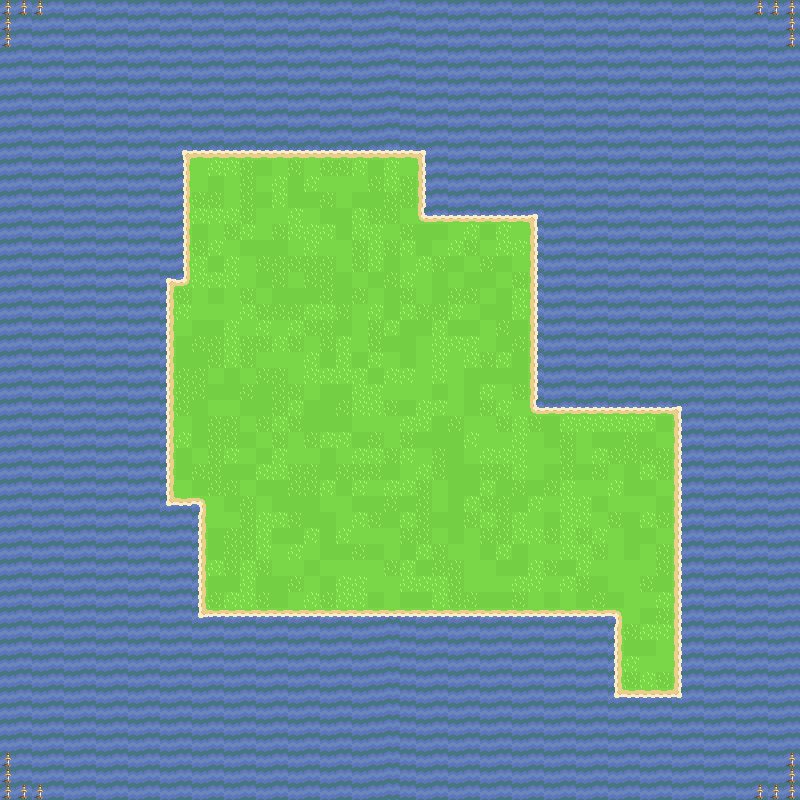

The image is a tile-based game level rendered from a .tmx file. Its description and source (layers, tilesets, objects; grid data summarised) follow:
An orthogonal 50x50 tile map with 16x16 px tiles, 2 tile layers (Tile Layer 1, Tile Layer 2).

<map version="1.2" tiledversion="1.2.4" orientation="orthogonal" renderorder="left-up" width="50" height="50" tilewidth="16" tileheight="16" infinite="0" nextlayerid="3" nextobjectid="1">
 <tileset firstgid="1" source="full_set_tileset.tsx" />
 <layer id="1" name="Tile Layer 1" width="50" height="50">
  <data>[2500 cells, 2500 non-empty, 3 distinct tile ids]</data>
 </layer>
 <layer id="2" name="Tile Layer 2" width="50" height="50">
  <data>[2500 cells, 841 non-empty, 19 distinct tile ids]</data>
 </layer>
</map>
